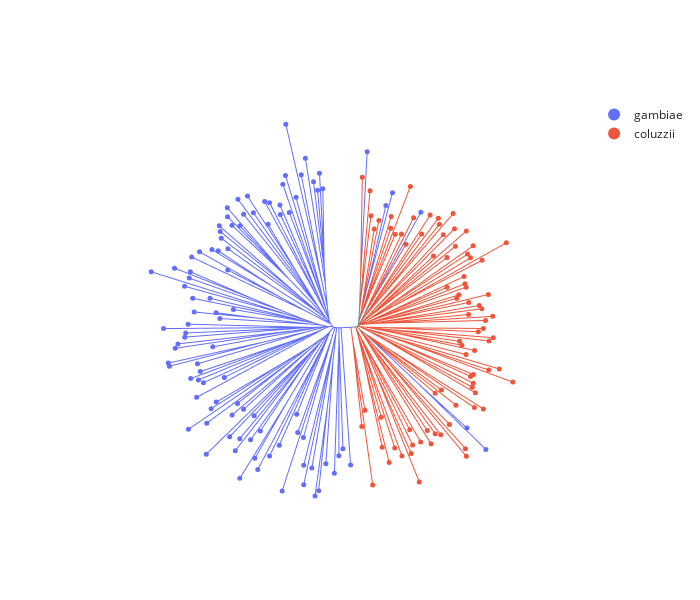

This figure's notebook cell:
### Markdown cell above
## Interactive plotting

I also decided to include in `anjl` a function to visualise a NJT as an unrooted tree using [plotly](https://plotly.com/python/). Here plotly is useful because you can interact with the plot, hovering over leaf nodes to get more information, zooming and panning, and showing or hiding data via the legend. Here's a simple example.

### Code cell
import anjl
D, leaf_data = anjl.data.mosquitoes()
Z = anjl.dynamic_nj(D)
anjl.plot(
    Z, 
    leaf_data=leaf_data, 
    color="taxon",
    hover_name="sample_id",
)

### Figure 1 — Plotly figure (JSON) as saved in the notebook; plotly's stock layout.template omitted (floating-point values rounded to 4 significant figures; data arrays with more than 128 entries replaced by an {"elided": "..."} marker saying what was removed)
{"data": [{"hovertemplate": "taxon=gambiae<br>x=%{x}<br>y=%{y}<extra></extra>", "legendgroup": "gambiae", "line": {"color": "#636EFA", "dash": "solid", "width": 1}, "marker": {"symbol": "circle"}, "mode": "lines", "name": "gambiae", "showlegend": false, "type": "scattergl", "x": {"elided": "579 float values"}, "xaxis": "x", "y": {"elided": "579 float values"}, "yaxis": "y"}, {"hovertemplate": "taxon=coluzzii<br>x=%{x}<br>y=%{y}<extra></extra>", "legendgroup": "coluzzii", "line": {"color": "#EF553B", "dash": "solid", "width": 1}, "marker": {"symbol": "circle"}, "mode": "lines", "name": "coluzzii", "showlegend": false, "type": "scattergl", "x": {"elided": "441 float values"}, "xaxis": "x", "y": {"elided": "441 float values"}, "yaxis": "y"}, {"hovertemplate": "taxon=<br>x=%{x}<br>y=%{y}<extra></extra>", "legendgroup": "", "line": {"color": "gray", "dash": "solid", "width": 1}, "marker": {"symbol": "circle"}, "mode": "lines", "name": "", "showlegend": false, "type": "scattergl", "x": [0, 0.07208, null, 0, -0.07208, null, -0.07208, -0.011, null, -0.07208, -0.1521, null, -0.1521, -0.3591, null, -0.3591, 0.2276, null, -0.3591, -0.6296, null, -0.6296, -1.767, null, 0.2276, 1.501, null, 1.501, 1.543, null, 1.543, 2.043, null, -0.011, 0.3913, null, 0.3913, 1.137, null, 1.137, 2.015, null, 2.015, 2.707, null, 0.07208, 0.2691, null, 0.07208, 0.2872, null, 0.2872, 0.6801, null, 0.6801, 0.8081, null, 0.2691, 0.5393, null], "xaxis": "x", "y": [0, 0.3411, null, 0, -0.3411, null, -0.3411, -0.3009, null, -0.3411, -0.4218, null, -0.4218, -0.5381, null, -0.5381, -1.13, null, -0.5381, -0.6127, null, -0.6127, -0.7217, null, -1.13, -2.135, null, -2.135, -2.171, null, -2.171, -2.625, null, -0.3009, 0.3229, null, 0.3229, 1.734, null, 1.734, 3.329, null, 3.329, 4.536, null, 0.3411, 3.174, null, 0.3411, 1.096, null, 1.096, 2.955, null, 2.955, 3.512, null, 3.174, 10.95, null], "yaxis": "y"}, {"hovertemplate": "<b>%{hovertext}</b><br><br>taxon=gambiae<br>x=%{x}<br>y=%{y}<extra></extra>", "hovertext": ["AB0160-Cx", "AB0096-C", "AB0117-C", "AB0241-C", "AB0130-Cx", "AB0217-C", "AB0127-C", "AB0253-C", "AB0198-C", "AB0277-C", "AB0145-C", "AB0271-Cx", "AB0146-Cx", "AB0264-C", "AB0136-Cx", "AB0239-C", "AB0134-C", "AB0176-Cx", "AB0280-Cx", "AB0159-C", "AB0148-Cx", "AB0129-C", "AB0278-C", "AB0144-C", "AB0273-Cx", "AB0143-Cx", "AB0128-C", "AB0261-Cx", "AB0161-C", "AB0131-Cx", "AB0225-C", "AB0118-C", "AB0235-C", "AB0201-Cx", "AB0174-C", "AB0256-C", "AB0252-C", "AB0231-C", "AB0275-C", "AB0202-Cx", "AB0265-C", "AB0255-C", "AB0167-C", "AB0162-C", "AB0244-C", "AB0208-C", "AB0165-C", "AB0133-C", "AB0179-Cx", "AB0147-C", "AB0205-C", "AB0180-Cx", "AB0126-Cx", "AB0238-C", "AB0172-Cx", "AB0085-Cx", "AB0170-C", "AB0119-C", "AB0135-C", "AB0086-Cx", "AB0232-Cx", "AB0197-C", "AB0153-C", "AB0268-C", "AB0206-C", "AB0274-C", "AB0233-C", "AB0164-C", "AB0151-Cx", "AB0272-Cx", "AB0269-Cx", "AB0178-C", "AB0203-C", "AB0177-C", "AB0207-C", "AB0158-Cx", "AB0236-Cx", "AB0211-C", "AB0218-C", "AB0173-C", "AB0166-C", "AB0104-Cx", "AB0200-C", "AB0283-C", "AB0150-Cx", "AB0169-C", "AB0171-Cx", "AB0103-C", "AB0199-C", "AB0260-C", "AB0228-C", "AB0284-C", "AB0155-Cx", "AB0270-C", "AB0116-C", "AB0175-Cx", "AB0251-C", "AB0157-Cx", "AB0281-Cx"], "legendgroup": "gambiae", "marker": {"color": "#636EFA", "size": 5, "symbol": "circle"}, "mode": "markers", "name": "gambiae", "orientation": "v", "showlegend": true, "type": "scatter", "x": [-8.428, -9.215, -9.675, -10.63, -12.56, -13.54, -17.21, -14.78, -17.29, -17.92, -16.39, -18.6, -18.5, -21.07, -22.23, -21.41, -26.3, -24.9, -28.58, -27.23, -31.1, -28.12, -31.05, -30.0, -33.01, -32.79, -32.55, -30.96, -33.26, -34.75, -37.69, -30.99, -39.56, -39.88, -43.64, -40.13, -49.17, -41.24, -35.2, -39.32, -29.65, -33.75, -38.97, -32.86, -40.4, -46.25, -40.98, -41.2, -42.82, -43.46, -34.55, -45.11, -44.84, -38.19, -37.52, -39.8, -37.96, -36.77, -31.81, -38.38, -33.72, -34.95, -40.34, -35.98, -28.68, -29.97, -27.24, -36.09, -30.54, -24.74, -28.13, -29.21, -25.58, -23.26, -28.13, -24.57, -23.86, -21.08, -18.77, -14.61, -14.38, -18.08, -13.03, -12.96, -12.94, -11.03, -10.28, -9.41, -7.708, -5.682, -4.621, -3.65, -1.829, 30.28, 25.79, 14.86, 8.115, 6.551, 2.104], "xaxis": "x", "y": [32.18, 35.84, 31.85, 33.85, 39.4, 35.52, 47.52, 30.15, 35.33, 33.23, 26.55, 28.32, 26.08, 28.86, 29.12, 23.73, 30.43, 26.48, 29.66, 26.1, 27.67, 23.36, 25.52, 23.5, 23.37, 22.05, 20.44, 17.95, 17.45, 17.73, 17.19, 12.87, 15.97, 12.47, 13.32, 10.96, 12.46, 9.022, 6.164, 6.166, 3.497, 2.741, 2.913, 1.366, 0.01626, -1.026, -2.075, -3.062, -4.657, -5.703, -5.361, -9.214, -9.969, -9.4, -11.23, -12.9, -13.21, -13.88, -12.62, -17.36, -18.48, -20.04, -24.94, -23.48, -18.8, -21.53, -20.2, -30.83, -26.69, -21.73, -27.16, -30.02, -27.42, -25.33, -36.56, -31.84, -34.47, -31.28, -28.73, -21.34, -25.72, -39.57, -26.85, -33.49, -38.09, -34.12, -40.74, -39.51, -33.1, -35.34, -31.21, -29.58, -33.43, -29.71, -24.63, 26.6, 31.24, 28.18, 40.97], "yaxis": "y"}, {"hovertemplate": "<b>%{hovertext}</b><br><br>taxon=coluzzii<br>x=%{x}<br>y=%{y}<extra></extra>", "hovertext": ["AB0229-C", "AB0094-Cx", "AB0226-C", "AB0222-C", "AB0188-C", "AB0182-C", "AB0210-C", "AB0110-C", "AB0212-C", "AB0109-C", "AB0266-Cx", "AB0282-Cx", "AB0214-C", "AB0276-C", "AB0191-Cx", "AB0227-Cx", "AB0187-C", "AB0247-C", "AB0230-Cx", "AB0095-Cx", "AB0132-C", "AB0123-C", "AB0114-C", "AB0249-Cx", "AB0196-C", "AB0091-C", "AB0088-C", "AB0216-C", "AB0250-Cx", "AB0089-Cx", "AB0112-C", "AB0111-C", "AB0267-C", "AB0234-C", "AB0263-C", "AB0183-C", "AB0193-C", "AB0138-Cx", "AB0124-C", "AB0186-C", "AB0092-C", "AB0240-C", "AB0213-C", "AB0262-Cx", "AB0248-C", "AB0137-Cx", "AB0243-C", "AB0185-Cx", "AB0113-C", "AB0099-Cx", "AB0192-C", "AB0090-C", "AB0242-C", "AB0101-C", "AB0237-C", "AB0115-C", "AB0142-C", "AB0122-C", "AB0098-Cx", "AB0259-Cx", "AB0189-C", "AB0190-C", "AB0100-C", "AB0246-C", "AB0215-C", "AB0181-C", "AB0087-C", "AB0221-C", "AB0258-Cx", "AB0184-C", "AB0223-C", "AB0209-C", "AB0224-C", "AB0194-C", "AB0121-C", "AB0219-Cx", "AB0097-Cx", "AB0257-C", "AB0139-C", "AB0204-C", "AB0140-C", "AB0279-C"], "legendgroup": "coluzzii", "marker": {"color": "#EF553B", "size": 5, "symbol": "circle"}, "mode": "markers", "name": "coluzzii", "orientation": "v", "showlegend": true, "type": "scatter", "x": [0.8326, 3.416, 1.597, 5.679, 7.329, 5.456, 8.672, 10.36, 14.48, 12.58, 12.89, 12.21, 14.8, 17.27, 16.38, 18.25, 19.57, 25.66, 25.44, 21.65, 18.25, 23.18, 19.74, 27.55, 29.69, 27.79, 27.04, 27.3, 26.65, 27.34, 36.68, 30.97, 33.48, 25.58, 27.61, 24.59, 24.04, 31.05, 32.04, 28.5, 29.68, 30.22, 31.91, 26.18, 29.33, 28.7, 26.21, 30.87, 23.37, 23.87, 25.6, 25.32, 21.05, 25.1, 29.39, 35.14, 26.64, 25.93, 27.25, 21.06, 23.06, 25.65, 17.85, 22.84, 20.17, 22.52, 19.25, 19.01, 15.04, 17.06, 11.32, 13.13, 10.25, 8.763, 12.37, 7.705, 7.808, 4.887, 3.78, 3.0, 2.782, 0.9548], "xaxis": "x", "y": [-24.29, -38.14, -20.44, -29.2, -32.82, -22.05, -29.36, -31.3, -37.44, -30.65, -28.68, -25.05, -27.95, -28.39, -25.22, -25.99, -26.22, -31.35, -29.54, -23.78, -16.36, -19.21, -15.59, -19.78, -20.1, -16.28, -14.92, -13.98, -12.38, -11.94, -13.73, -10.86, -10.61, -7.198, -6.231, -4.964, -4.058, -3.972, -3.195, -1.775, -1.008, 0.907, 1.884, 2.319, 3.685, 4.452, 5.173, 7.071, 6.158, 6.993, 8.802, 9.605, 8.78, 11.36, 15.19, 19.36, 15.81, 16.66, 18.62, 15.86, 18.55, 22.15, 16.21, 22.69, 21.26, 26.27, 23.73, 25.18, 21.41, 25.92, 18.97, 25.28, 21.41, 21.37, 32.72, 22.8, 25.6, 24.62, 22.64, 25.79, 31.72, 34.89], "yaxis": "y"}], "layout": {"height": 600, "legend": {"itemsizing": "constant", "tracegroupgap": 0}, "width": 700, "xaxis": {"autorange": true, "domain": [0, 1], "mirror": false, "range": [-66.43, 53.94], "showgrid": false, "showline": false, "showticklabels": false, "ticks": "", "title": {}, "type": "linear"}, "yaxis": {"autorange": true, "domain": [0, 1], "mirror": false, "range": [-46.47, 53.25], "scaleanchor": "x", "scaleratio": 1, "showgrid": false, "showline": false, "showticklabels": false, "ticks": "", "title": {}, "type": "linear"}}}
